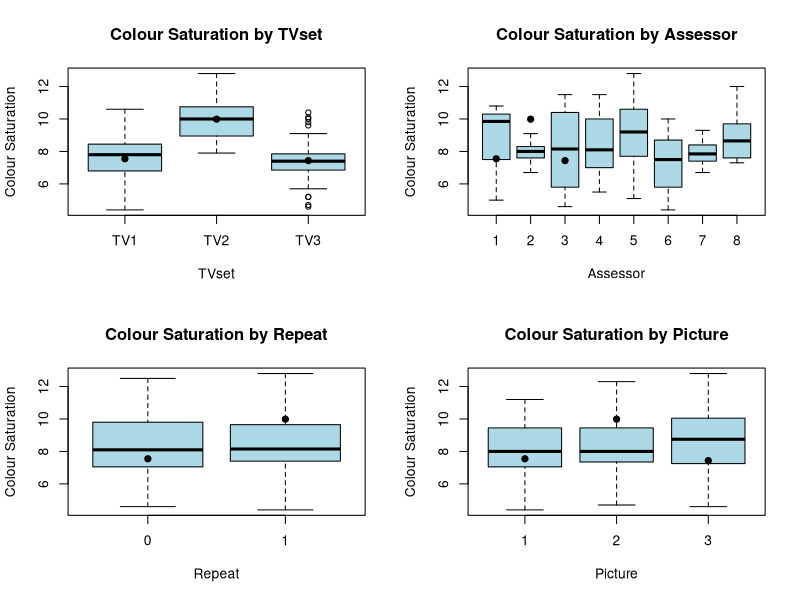
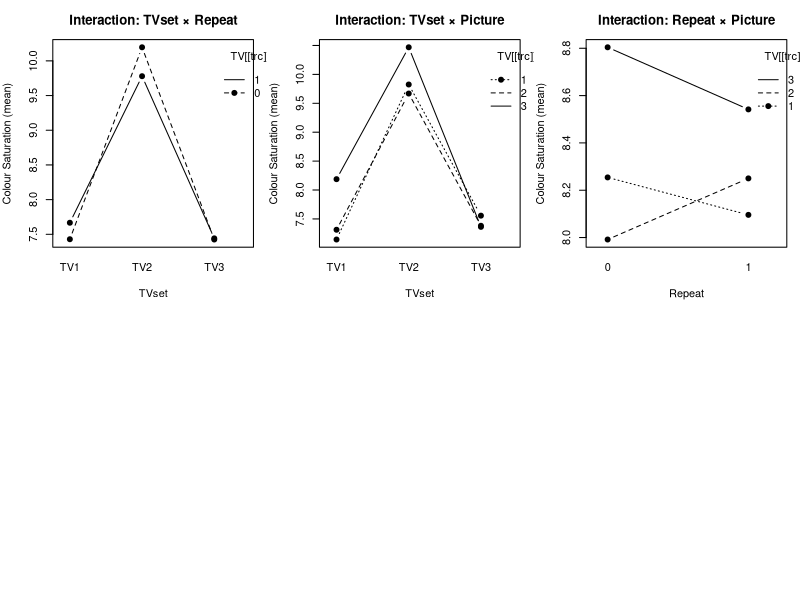

The R source for these figures, in order:
## ---- chunk 1
knitr::opts_chunk$set(echo = TRUE)
## ---- chunk 2
library(emmeans)
library(multcomp)

library(lme4)
library(lmerTest)

library(ggplot2)
library(dplyr)


## ---- chunk 3
setwd("C:/Users/huste/Documents/Github/businessAnalytics/Correlated Data/Assignment 1")
getwd()

list.files()

TV <- read.table("TV2.txt", header = 1)
TV$Assessor <- as.factor(TV$Assessor)
TV$Repeat   <- as.factor(TV$Repeat)
TV$TVset    <- as.factor(TV$TVset)
TV$Picture    <- as.factor(TV$Picture)


## ---- chunk 4
TV

vars <- c("TVset", "Assessor", "Repeat", "Picture")

par(mfrow = c(2, 2))

for (v in vars) {
  formula <- as.formula(paste("Coloursaturation ~", v))
  
  boxplot(formula, data = TV,
          main = paste("Colour Saturation by", v),
          xlab = v,
          ylab = "Colour Saturation",
          col = "lightblue")

          means <- tapply(TV$Coloursaturation, TV$TVset, mean)
          points(1:length(means), means, pch = 19, col = "black")
  
  }

par(mfrow = c(1, 1))

## ---- chunk 5
# All pairwise interaction plots among these factors
vars <- c("TVset", "Repeat", "Picture")

op <- par(mfrow = c(2, 3), mar = c(4, 4, 3, 1))

pairs <- combn(vars, 2, simplify = FALSE)
for (p in pairs) {
  xfac <- p[[1]]
  trc  <- p[[2]]
  interaction.plot(
    x.factor   = TV[[xfac]],
    trace.factor = TV[[trc]],
    response   = TV$Coloursaturation,
    fun        = mean,
    type       = "b",
    pch        = 19,
    xlab       = xfac,
    ylab       = "Colour Saturation (mean)",
    legend     = TRUE,
    main       = paste("Interaction:", xfac, "×", trc)
  )
} 
## ---- chunk 6
model_0 <- lmer(Coloursaturation ~ 
                TVset + Repeat + Picture +
                TVset:Repeat + 
                TVset:Picture + 
                Repeat:Picture +
                (1 | Assessor),
              
              data = TV
  )


model_1 <- lmer(Coloursaturation ~ 
                TVset + Repeat + Picture +
                TVset:Repeat + 
                TVset:Picture + 
                (1 | Assessor),
              data = TV
  )

model_2 <- lmer(Coloursaturation ~ 
                TVset + Repeat + Picture +
                TVset:Repeat + 
                (1 | Assessor),
              data = TV
  )

model_3 <- lmer(Coloursaturation ~ 
                TVset + Repeat + Picture +
                (1 | Assessor),
              data = TV
  )

a1 <- anova(model_0, model_1, refit = FALSE, type = 3)
a2 <- anova(model_1, model_2, refit = FALSE, type = 3)
a3 <- anova(model_2, model_3, refit = FALSE, type = 3)

cat("#################### Anova 1 - Repeat:Pictur ####################\n")
print(a1)
cat("p-value =", a1$`Pr(>Chisq)`[2], "\n\n")

cat("#################### Anova 2 - TVset:Picture ####################\n")
print(a2)
cat("p-value =", a2$`Pr(>Chisq)`[2], "\n\n")

cat("#################### Anova 3 - TVset:Repeat####################\n")
print(a3)
cat("p-value =", a3$`Pr(>Chisq)`[2], "\n\n")



## ---- chunk 7

model_effect <- lmer(Coloursaturation ~ 
                TVset + Repeat + Picture +
                (1 | Assessor),
                data = TV
  )

ranova(model_effect)

## ---- chunk 8

anova(model_effect, type = 3)

## ---- chunk 9
model <- lmer(
  Coloursaturation ~ TVset + Picture + (1 | Assessor) - 1,
  data = TV
)

summary(model)

## ---- chunk 10
